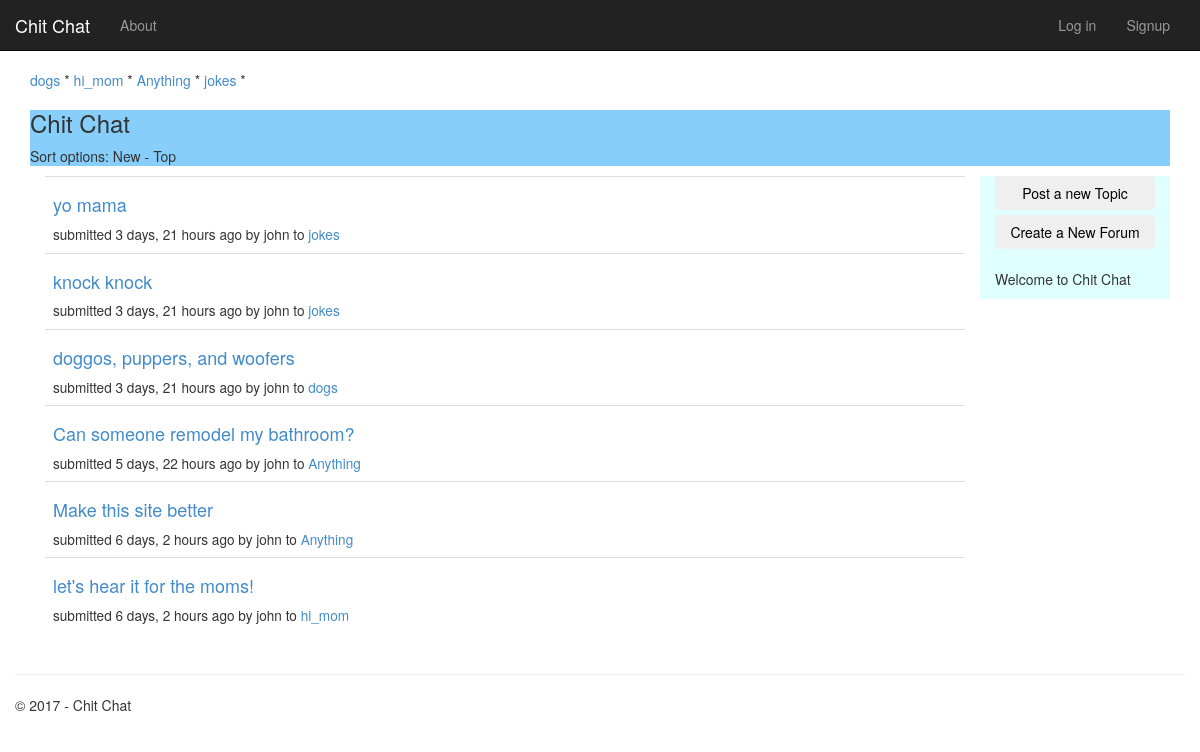
The app's page /, older data.
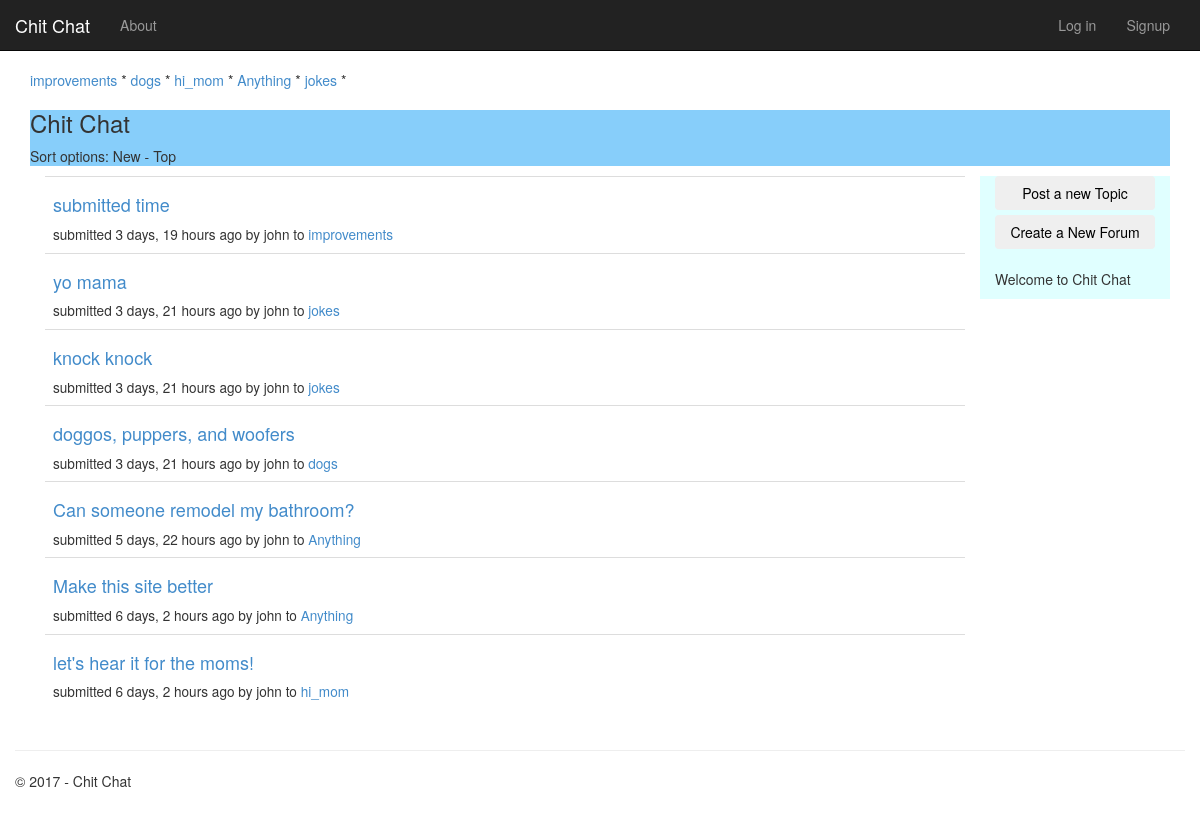
The same page, newer data.
### forum/models.py (models this page shows, shortened)
class Forum(models.Model):
    slug = models.SlugField(unique=True, max_length=60)
    description = models.TextField(blank=True, default='')
    updated = models.DateTimeField(auto_now=True)
    created = models.DateTimeField(auto_now=True)
    creator = models.ForeignKey(User, blank=True, null=True)

class Topic(models.Model):
    title = models.CharField(max_length=60)
    description = models.TextField(max_length=10000, blank=True, null=True)
    forum = models.ForeignKey(Forum)
    created = models.DateTimeField(auto_now=True)
    creator = models.ForeignKey(User, blank=True, null=True)
    updated = models.DateTimeField(auto_now=True)
    closed = models.BooleanField(blank=True, default=False)

### forum/views.py (the view)
class ForumListView(ListView):
    model = Forum
    def get_context_data(self, **kwargs):
        context = super(ForumListView, self).get_context_data(**kwargs)
        context['title'] = 'Forums'
        context['year'] = datetime.now().year
        context['topics'] = Topic.objects.all().order_by("-created")
        return context

### forum/templates/forum/index.html
{% extends "app/layout.html" %}
{% block content %}
<div class="container">
    <div id="header-forums">
        {% if latest_forum_list %}
        <p>
            {% for forum in latest_forum_list %}
            <a href="{% url 'forum:forum-detail' slug=forum.slug %}">{{forum.slug}}</a> *
            {% endfor %}
        </p>
        {% else %}
        <p>No forums available.</p>
        {% endif %}
    </div>
    <div id="header-bottom">
        <h3>Chit Chat</h3><p>Sort options: New - Top</p>
    </div>
    <div class="col-xs-12 col-sm-10" id="topic table">
        {% if topics %}
        <table class="table table-hover">
            <tbody>
                {% for topic in topics %}
                <tr>
                    <td>
                        <h4><a href="{% url 'forum:topic-detail' topic.id %}">{{topic.title}}</a></h4>
                        <small>
                            submitted {{ topic.created|timesince }} ago by {{ topic.creator.get_username }} to
                            <a href="{% url 'forum:forum-detail' slug=topic.forum.slug %}">{{topic.forum.slug}}</a>
                        </small>
                    </td>
                </tr>
                {% endfor %}
            </tbody>
        </table>
        {% else %}
        <p>No topics available.</p>
        {% endif %}
    </div>
    <div class="col-xs-12 col-sm-2" id="sidebar-main">
        <button type="button" class="btn btn-outline-primary btn-block">Post a new Topic</button>
        <button type="button" class="btn btn-outline-primary btn-block">Create a New Forum</button>
        <br />
        <p>Welcome to Chit Chat</p>
    </div>
</div>
        {% endblock %}

Row changes from the older to the newer data that the page shows:
added Forum: slug "improvements"
added Topic: title "submitted time", created "3 days, 19 hours", creator.get_username "john", forum.slug "improvements"
